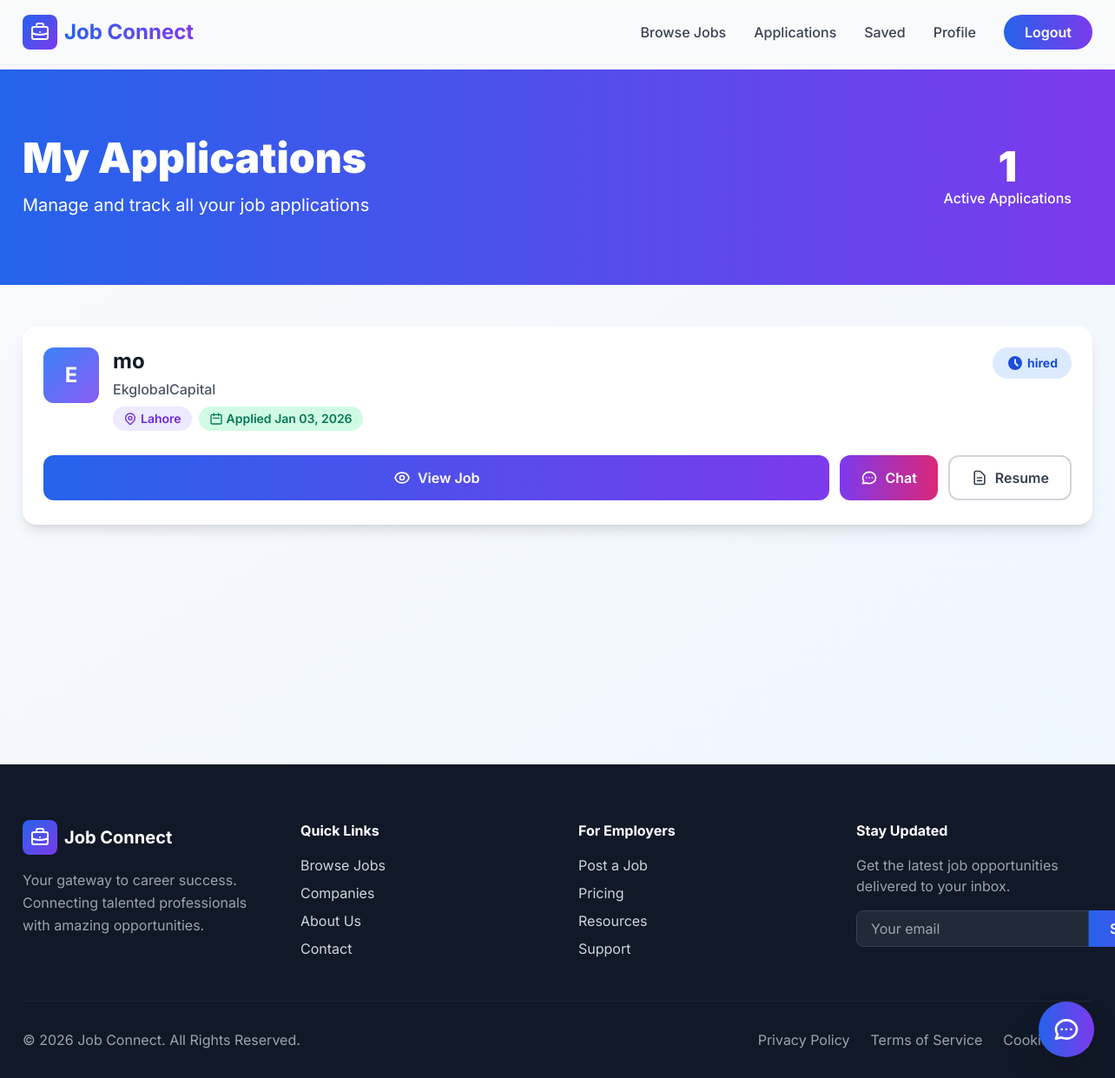
Screenshot of /seeker/applications/ (signed in) with the database file from the repository.
### jobs/models.py (models this page shows, shortened)
class Application(models.Model):
    STATUS_CHOICES = [
        ('pending', 'Pending'),
        ('reviewed', 'Reviewed'),
        ('shortlisted', 'Shortlisted'),
        ('rejected', 'Rejected'),
        ('interview', 'Interview Scheduled'),
        ('hired', 'Hired'),
    ]
    job = models.ForeignKey('Job', on_delete=models.CASCADE)
    applicant = models.ForeignKey('UserProfile', on_delete=models.CASCADE)
    resume = models.FileField(upload_to='applications/', null=True, blank=True)
    cover_letter = models.TextField(blank=True)
    applied_at = models.DateTimeField(auto_now_add=True)
    status = models.CharField(max_length=20, choices=STATUS_CHOICES, default='pending')

class Job(models.Model):
    employer = models.ForeignKey(User, on_delete=models.CASCADE)
    employer_profile = models.ForeignKey(UserProfile, on_delete=models.CASCADE, null=True, blank=True)
    company_name = models.CharField(max_length=255, default="")   # <-- Add this
    title = models.CharField(max_length=200)
    description = models.TextField()
    location = models.CharField(max_length=150)
    created_at = models.DateTimeField(auto_now_add=True)

### jobs/decorators.py (the view)
    def wrapper(request, *args, **kwargs):
        user = request.user
        if hasattr(user, 'userprofile') and user.userprofile.role == 'seeker':
            return view_func(request, *args, **kwargs)
        messages.error(request, "Access denied. Job seekers only.")
        return redirect('landing')

### jobs/views.py (called while the page is built)
@login_required
@seeker_required
def my_applications(request):
    seeker_profile = UserProfile.objects.get(user=request.user)
    applications = Application.objects.filter(applicant=seeker_profile).select_related('job').order_by('-applied_at')
    return render(request, "seeker/seeker_applications.html", {
        "applications": applications
    })

### jobs/templates/seeker/seeker_applications.html (shortened to what this page needs)
{% extends "base.html" %}
{% block content %}
<div class="min-h-screen bg-gradient-to-br from-gray-50 to-blue-50">
    <div class="bg-gradient-to-r from-blue-600 to-purple-600 text-white py-16">
        <div class="container mx-auto px-6">
            <div class="flex items-center justify-between">
                <div>
                    <h1 class="text-5xl font-black mb-4">My Applications</h1>
                    <p class="text-xl text-white/90">Manage and track all your job applications</p>
                </div>
                <div class="hidden md:block">
                    <div class="text-center bg-white/10 backdrop-blur-sm rounded-2xl p-6">
                        <div class="text-5xl font-black">{{ applications|length }}</div>
                        <div class="text-white/90 font-medium">Active Applications</div>
                    </div>
                </div>
            </div>
        </div>
    </div>
    <div class="container mx-auto px-6 py-12">
        {% if applications %}
        <div class="space-y-6">
            {% for app in applications %}
            <div
                class="bg-white rounded-2xl shadow-lg hover:shadow-2xl transition-all duration-300 overflow-hidden group">
                <div class="p-6">
                    <div class="flex justify-between items-start mb-4">
                        <div class="flex-1">
                            <div class="flex items-start gap-4">
                                <div
                                    class="w-16 h-16 bg-gradient-to-br from-blue-500 to-purple-500 rounded-xl flex items-center justify-center text-white font-bold text-2xl flex-shrink-0">
                                    {{ app.job.company_name|default:"C"|slice:":1"|upper }}
                                </div>
                                <div class="flex-1">
                                    <h2
                                        class="text-2xl font-bold text-gray-900 mb-1 group-hover:text-blue-600 transition">
                                        {{ app.job.title }}
                                    </h2>
                                    <p class="text-gray-600 font-medium mb-2">
                                        {{ app.job.company_name|default:"Unknown Company" }}
                                    </p>
                                    <div class="flex flex-wrap gap-2 mb-3">
                                        <span
                                            class="px-3 py-1 bg-purple-100 text-purple-700 rounded-full text-sm font-semibold flex items-center">
                                            {{ app.job.location }}
                                        </span>
                                        <span
                                            class="px-3 py-1 bg-green-100 text-green-700 rounded-full text-sm font-semibold flex items-center">
                                            <svg class="w-4 h-4 mr-1" fill="none" stroke="currentColor"
                                                viewBox="0 0 24 24">
                                                <path stroke-linecap="round" stroke-linejoin="round" stroke-width="2"
                                                    d="M8 7V3m8 4V3m-9 8h10M5 21h14a2 2 0 002-2V7a2 2 0 00-2-2H5a2 2 0 00-2 2v12a2 2 0 002 2z">
                                                </path>
                                            </svg>
                                            Applied {{ app.applied_at|date:"M d, Y" }}
                                        </span>
                                    </div>
                                </div>
                            </div>
                        </div>
                        <span class="px-4 py-2 rounded-full text-sm font-bold flex items-center
              {% if app.status == 'Accepted' %}bg-green-100 text-green-700
              {% elif app.status == 'Rejected' %}bg-red-100 text-red-700
              {% elif app.status == 'Interview' %}bg-purple-100 text-purple-700
              {% else %}bg-blue-100 text-blue-700{% endif %}">
                            <svg class="w-5 h-5 mr-1" fill="currentColor" viewBox="0 0 20 20">
                                {% if app.status == 'Accepted' %}
                                <path fill-rule="evenodd"
                                    d="M10 18a8 8 0 100-16 8 8 0 000 16zm3.707-9.293a1 1 0 00-1.414-1.414L9 10.586 7.707 9.293a1 1 0 00-1.414 1.414l2 2a1 1 0 001.414 0l4-4z"
                                    clip-rule="evenodd"></path>
                                {% elif app.status == 'Rejected' %}
                                <path fill-rule="evenodd"
                                    d="M10 18a8 8 0 100-16 8 8 0 000 16zM8.707 7.293a1 1 0 00-1.414 1.414L8.586 10l-1.293 1.293a1 1 0 101.414 1.414L10 11.414l1.293 1.293a1 1 0 001.414-1.414L11.414 10l1.293-1.293a1 1 0 00-1.414-1.414L10 8.586 8.707 7.293z"
                                    clip-rule="evenodd"></path>
                                {% else %}
                                <path fill-rule="evenodd"
                                    d="M10 18a8 8 0 100-16 8 8 0 000 16zm1-12a1 1 0 10-2 0v4a1 1 0 00.293.707l2.828 2.829a1 1 0 101.415-1.415L11 9.586V6z"
                                    clip-rule="evenodd"></path>
                                {% endif %}
                            </svg>
                            {{ app.status }}
                        </span>
                    </div>
                    <div class="flex gap-3">
                        <a href="{% url 'job_detail' app.job.id %}"
                            class="flex-1 bg-gradient-to-r from-blue-600 to-purple-600 text-white text-center py-3 rounded-xl font-semibold hover:shadow-lg transition transform hover:scale-105 flex items-center justify-center">
                            View Job
                        </a>
                        <a href="{% url 'chat_start' app.id %}"
                            class="px-6 py-3 bg-gradient-to-r from-purple-600 to-pink-600 text-white rounded-xl font-semibold hover:shadow-lg transition flex items-center">
                            Chat
                        </a>
                        <a href="{{ app.resume.url }}" target="_blank"
                            class="px-6 py-3 border-2 border-gray-300 text-gray-700 rounded-xl font-semibold hover:bg-gray-50 transition flex items-center">
                            <svg class="w-5 h-5 mr-2" fill="none" stroke="currentColor" viewBox="0 0 24 24">
                                <path stroke-linecap="round" stroke-linejoin="round" stroke-width="2"
                                    d="M9 12h6m-6 4h6m2 5H7a2 2 0 01-2-2V5a2 2 0 012-2h5.586a1 1 0 01.707.293l5.414 5.414a1 1 0 01.293.707V19a2 2 0 01-2 2z">
                                </path>
                            </svg>
                            Resume
                        </a>
                    </div>
                </div>
            </div>
            {% endfor %}
        </div>
        {% endif %}
    </div>
</div>
{% endblock %}

### jobs/templates/base.html (style rules this page uses)
body { font-family: 'Inter', sans-serif; }

### rows the page displays
Application: job.company_name "E", job "mo", job.company_name "EkglobalCapital", job.location "Lahore", applied_at "Jan 03, 2026", status "hired"

### other values shown
{{ applications|length }} "1"
